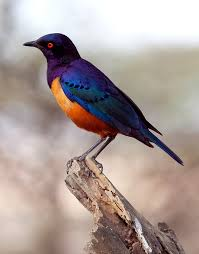
#> input picture resources/bird.jpg, 199 x 254 px
$ python main.py
#> lines starting #> are read from the running program, lines starting #| are printed output that depends on the picture
import os
import cv2

img= cv2.imread(os.path.join('..','resources','bird.jpg'))
#> img is the input picture: shape (254, 199, 3); mean B, G, R 153.6, 157.9, 171.8
# BGR TO RGB Conversion
img_rgb = cv2.cvtColor(img, cv2.COLOR_BGR2RGB)
# BGR TO GRAYSCALE CONVERSION
img_gray = cv2.cvtColor(img, cv2.COLOR_BGR2GRAY)
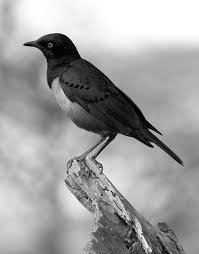
#> img_gray: shape (254, 199); min 0, max 255, mean 161.6
# BGR TO HSV
img_hsv = cv2.cvtColor(img, cv2.COLOR_BGR2HSV)
#> img_hsv: shape (254, 199, 3); mean H, S, V 42.7, 53.3, 176.1
cv2.imshow('img', img)
cv2.imshow('img_rgb',img_rgb)
cv2.imshow('img_grayscale',img_gray)
cv2.imshow('img_hsv',img_hsv)
cv2.waitKey(0)
